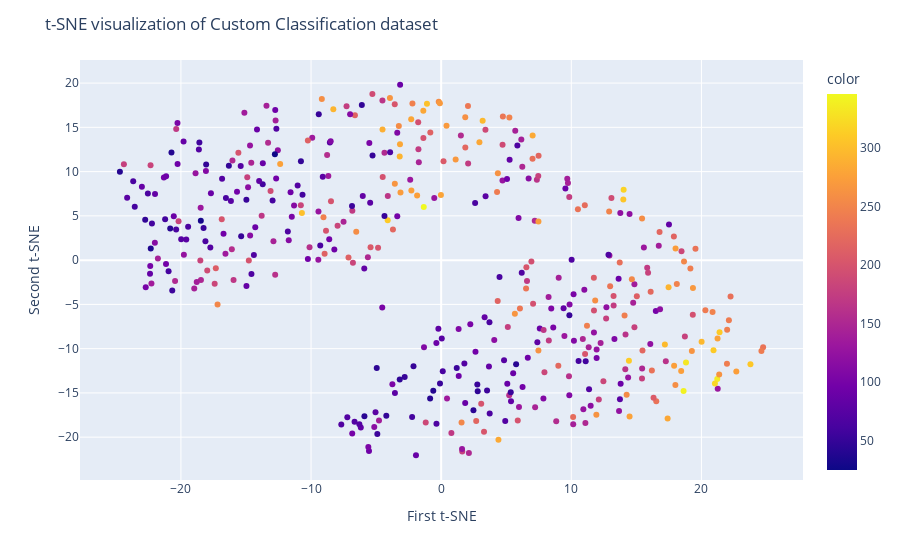

Write notebook code for a chart like this one.
### Code cell
fig = px.scatter(x=X_tsne[:, 0], y=X_tsne[:, 1], color=y_true)
fig.update_layout(
    title="t-SNE visualization of Custom Classification dataset",
    xaxis_title="First t-SNE",
    yaxis_title="Second t-SNE",
)
fig.show()

### Figure 1 — Plotly figure (JSON) as saved in the notebook; plotly's stock layout.template omitted (floating-point values rounded to 4 significant figures; data arrays with more than 128 entries replaced by an {"elided": "..."} marker saying what was removed)
{"data": [{"hovertemplate": "x=%{x}<br>y=%{y}<br>color=%{marker.color}<extra></extra>", "legendgroup": "", "marker": {"color": {"elided": "442 int values"}, "coloraxis": "coloraxis", "symbol": "circle"}, "mode": "markers", "name": "", "orientation": "v", "showlegend": false, "type": "scatter", "x": {"elided": "442 float values"}, "xaxis": "x", "y": {"elided": "442 float values"}, "yaxis": "y"}], "layout": {"coloraxis": {"colorbar": {"title": {"text": "color"}}, "colorscale": [[0, "#0d0887"], [0.1111, "#46039f"], [0.2222, "#7201a8"], [0.3333, "#9c179e"], [0.4444, "#bd3786"], [0.5556, "#d8576b"], [0.6667, "#ed7953"], [0.7778, "#fb9f3a"], [0.8889, "#fdca26"], [1, "#f0f921"]]}, "legend": {"tracegroupgap": 0}, "margin": {"t": 60}, "title": {"text": "t-SNE visualization of Custom Classification dataset"}, "xaxis": {"anchor": "y", "domain": [0, 1], "title": {"text": "First t-SNE"}}, "yaxis": {"anchor": "x", "domain": [0, 1], "title": {"text": "Second t-SNE"}}}}
